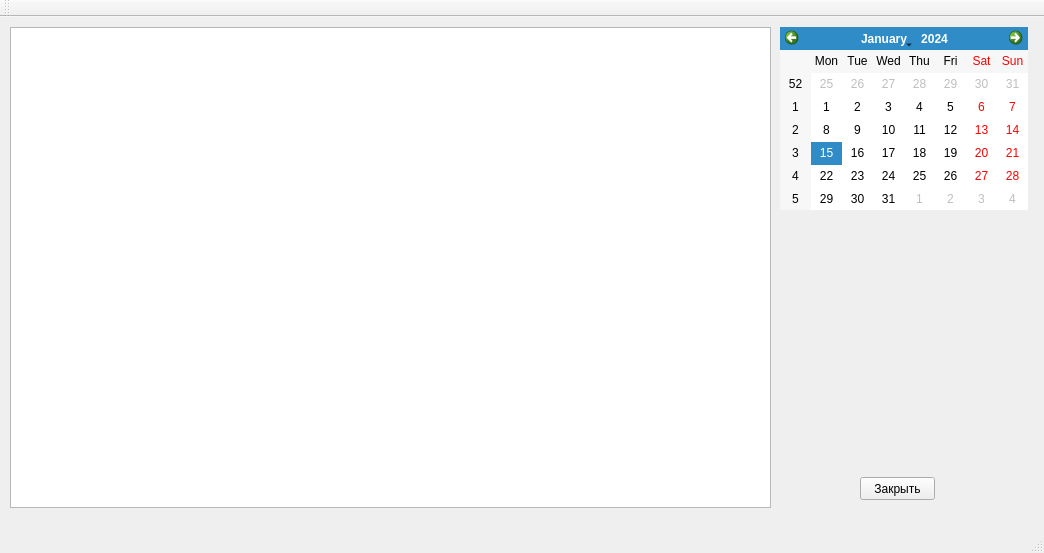
<?xml version="1.0" encoding="UTF-8"?>
<ui version="4.0">
 <class>SchedulerLib</class>
 <widget class="QMainWindow" name="SchedulerLib">
  <property name="geometry">
   <rect>
    <x>0</x>
    <y>0</y>
    <width>1044</width>
    <height>553</height>
   </rect>
  </property>
  <property name="windowTitle">
   <string>SchedulerLib</string>
  </property>
  <widget class="QWidget" name="centralWidget">
   <widget class="QCalendarWidget" name="calendarWidget">
    <property name="geometry">
     <rect>
      <x>780</x>
      <y>10</y>
      <width>248</width>
      <height>183</height>
     </rect>
    </property>
   </widget>
   <widget class="QPushButton" name="btn_close">
    <property name="geometry">
     <rect>
      <x>860</x>
      <y>460</y>
      <width>75</width>
      <height>23</height>
     </rect>
    </property>
    <property name="text">
     <string>Закрыть</string>
    </property>
   </widget>
   <widget class="QTableView" name="tV_centralschedule">
    <property name="geometry">
     <rect>
      <x>10</x>
      <y>10</y>
      <width>761</width>
      <height>481</height>
     </rect>
    </property>
   </widget>
  </widget>
  <widget class="QMenuBar" name="menuBar">
   <property name="geometry">
    <rect>
     <x>0</x>
     <y>0</y>
     <width>1044</width>
     <height>21</height>
    </rect>
   </property>
  </widget>
  <widget class="QToolBar" name="mainToolBar">
   <attribute name="toolBarArea">
    <enum>TopToolBarArea</enum>
   </attribute>
   <attribute name="toolBarBreak">
    <bool>false</bool>
   </attribute>
  </widget>
  <widget class="QStatusBar" name="statusBar"/>
 </widget>
 <layoutdefault spacing="6" margin="11"/>
 <resources/>
 <connections/>
</ui>
